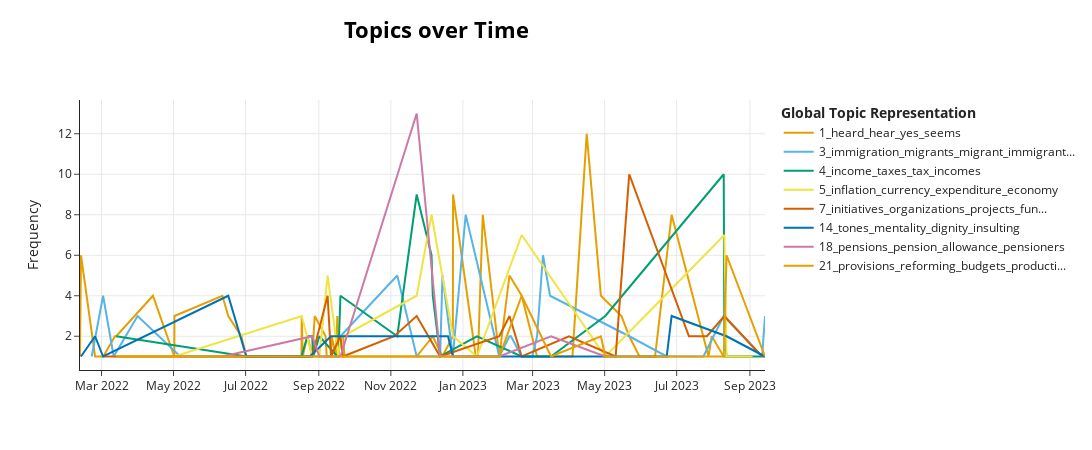

Here is the notebook cell this chart was saved with:
### Markdown cell above
## Topics over time 

Make sure to use a limited number of unique timestamps (<100) as the c-TF-IDF representation will be calculated at each single unique timestamp. Having a large number of unique timestamps can take some time to be calculated. Moreover, there aren't many use-cased where you would like to see the difference in topic representations over more than 100 different timestamps.

### Code cell
topics_over_time = topic_model.topics_over_time(docs, timestamps)
intertopic_fig = topic_model.visualize_topics_over_time(topics_over_time=topics_over_time, topics=topics)
intertopic_fig.write_html(processed_dir + 'html/topics-over-time.html')
intertopic_fig

### Figure 1 — Plotly figure (JSON) as saved in the notebook; plotly's stock layout.template omitted (floating-point values rounded to 4 significant figures)
{"data": [{"hoverinfo": "text", "hovertext": ["<b>Topic 1</b><br>Words: why, curious, so, but, isn", "<b>Topic 1</b><br>Words: this, but, okay, and, based", "<b>Topic 1</b><br>Words: no, anything, everything, yes, ask", "<b>Topic 1</b><br>Words: clear, see, okay, so, know", "<b>Topic 1</b><br>Words: why, now, think, thinks, worse", "<b>Topic 1</b><br>Words: surreal, absolutely, seems, yes, no", "<b>Topic 1</b><br>Words: absolutely, yes, no, desirable, anyway", "<b>Topic 1</b><br>Words: professionalism, say, for, rightly, personal", "<b>Topic 1</b><br>Words: wait, yes, so, no, rightly", "<b>Topic 1</b><br>Words: rightly, not, so, definitely, say", "<b>Topic 1</b><br>Words: enough, gentlemen, so, more, fine", "<b>Topic 1</b><br>Words: curious, talking, talk, enough, about", "<b>Topic 1</b><br>Words: need, desirable, everything, enough, ask", "<b>Topic 1</b><br>Words: the, other, one, multi, more", "<b>Topic 1</b><br>Words: nowadays, say, says, everyone, now", "<b>Topic 1</b><br>Words: enough, and, about, exact, question", "<b>Topic 1</b><br>Words: end, must, goodbye, enough, least", "<b>Topic 1</b><br>Words: how, but, enough, so, more", "<b>Topic 1</b><br>Words: better, now, rightly, worse, eh", "<b>Topic 1</b><br>Words: as, so, ah, otherwise, but", "<b>Topic 1</b><br>Words: more, eh, maybe, enough, better", "<b>Topic 1</b><br>Words: bothers, shameful, curious, interests, find", "<b>Topic 1</b><br>Words: better, right, definitely, okay, your", "<b>Topic 1</b><br>Words: first, your, hello, little, okay", "<b>Topic 1</b><br>Words: not, why, otherwise, probably, rightly", "<b>Topic 1</b><br>Words: seems, know, this, isn, so", "<b>Topic 1</b><br>Words: already, well, rightly, hello, nice", "<b>Topic 1</b><br>Words: not, isn, otherwise, so, is", "<b>Topic 1</b><br>Words: exactly, but, not, so, no", "<b>Topic 1</b><br>Words: enough, but, more, not, otherwise", "<b>Topic 1</b><br>Words: better, too, millionaire, worse, jets", "<b>Topic 1</b><br>Words: good, okay, fine, nice, don", "<b>Topic 1</b><br>Words: hello, sir, hi, ah, gentlemen", "<b>Topic 1</b><br>Words: okay, fine, so, please, anyway", "<b>Topic 1</b><br>Words: yes, absolutely, rightly, definitely, question", "<b>Topic 1</b><br>Words: isn, can, probably, absolutely, definitely", "<b>Topic 1</b><br>Words: probably, definitely, seems, absolutely, might", "<b>Topic 1</b><br>Words: completely, so, but, really, mainly", "<b>Topic 1</b><br>Words: mainly, heard, everything, hear, here", "<b>Topic 1</b><br>Words: absolutely, not, definitely, no, otherwise", "<b>Topic 1</b><br>Words: join, hi, me, hello, least", "<b>Topic 1</b><br>Words: yes, absolutely, definitely, no, rightly", "<b>Topic 1</b><br>Words: systematically, heard, hear, words, now", "<b>Topic 1</b><br>Words: no, yes, so, absolutely, isn", "<b>Topic 1</b><br>Words: exact, perfect, they, them, seems", "<b>Topic 1</b><br>Words: more, tell, many, telling, enough", "<b>Topic 1</b><br>Words: so, and, too, mainly, but", "<b>Topic 1</b><br>Words: why, result, point, what, question", "<b>Topic 1</b><br>Words: surreal, forgive, shameful, quite, goodbye", "<b>Topic 1</b><br>Words: so, ah, but, ve, eh", "<b>Topic 1</b><br>Words: probably, seems, definitely, absolutely, yes", "<b>Topic 1</b><br>Words: so, and, but, really, otherwise", "<b>Topic 1</b><br>Words: yes, hi, um, hello, no", "<b>Topic 1</b><br>Words: quite, anyway, isn, are, fine", "<b>Topic 1</b><br>Words: about, what, question, so, no", "<b>Topic 1</b><br>Words: prefered, look, desirable, want, eh", "<b>Topic 1</b><br>Words: more, enough, times, many, too", "<b>Topic 1</b><br>Words: goodbye, yes, hello, rightly, absolutely", "<b>Topic 1</b><br>Words: hurray, sir, hi, gentlemen, ah", "<b>Topic 1</b><br>Words: sorry, worry, knows, have, don", "<b>Topic 1</b><br>Words: there, here, look, more, wait", "<b>Topic 1</b><br>Words: look, much, ask, that, there", "<b>Topic 1</b><br>Words: must, said, say, too, this", "<b>Topic 1</b><br>Words: say, and, it, but, rightly", "<b>Topic 1</b><br>Words: mean, probably, ask, question, seems"], "marker": {"color": "#E69F00"}, "mode": "lines", "name": "1_heard_hear_yes_seems", "type": "scatter", "x": ["2022-02-10T19:07:13", "2022-02-11T14:53:48", "2022-02-23T13:18:25", "2022-03-02T12:15:45", "2022-03-12T08:40:33", "2022-03-13T10:51:43", "2022-04-13T13:24:26", "2022-05-01T15:59:33", "2022-05-01T18:13:49", "2022-06-11T08:15:36", "2022-06-16T07:45:05", "2022-06-27T09:06:31", "2022-07-01T15:02:08", "2022-07-04T16:46:40", "2022-08-17T07:37:47", "2022-08-17T13:04:55", "2022-08-18T08:25:07", "2022-08-22T07:07:41", "2022-08-22T13:32:55", "2022-08-26T09:42:38", "2022-08-27T07:48:11", "2022-08-28T13:15:50", "2022-09-06T17:15:51", "2022-09-07T16:58:57", "2022-09-08T10:35:19", "2022-09-11T08:07:25", "2022-09-11T22:54:29", "2022-09-15T10:27:08", "2022-09-16T16:59:27", "2022-09-17T13:22:40", "2022-09-19T07:16:10", "2022-09-21T14:40:56", "2022-09-22T17:59:59", "2022-09-23T20:11:41", "2022-10-22T08:24:39", "2022-11-02T13:37:47", "2022-11-03T20:58:11", "2022-11-22T20:52:09", "2022-12-06T12:12:07", "2022-12-14T16:55:46", "2022-12-23T11:40:32", "2022-12-23T15:53:10", "2023-01-11T21:45:57", "2023-01-13T17:19:55", "2023-01-17T19:44:01", "2023-01-31T20:04:40", "2023-02-09T10:44:06", "2023-02-19T18:32:15", "2023-03-04T19:29:39", "2023-03-15T20:54:21", "2023-03-16T14:01:40", "2023-04-03T18:17:10", "2023-04-15T20:13:16", "2023-04-27T19:59:27", "2023-05-15T06:23:25", "2023-05-21T20:01:47", "2023-05-30T12:56:53", "2023-06-12T10:09:33", "2023-06-12T16:23:48", "2023-06-26T17:49:06", "2023-07-27T22:44:53", "2023-07-30T16:24:12", "2023-08-09T20:02:33", "2023-08-12T06:05:11", "2023-09-03T07:28:10"], "y": [1, 6, 1, 1, 2, 2, 4, 1, 3, 4, 3, 2, 1, 1, 1, 3, 1, 2, 2, 1, 2, 3, 2, 1, 1, 1, 2, 1, 3, 1, 2, 2, 1, 1, 1, 1, 1, 1, 2, 1, 2, 9, 1, 1, 8, 1, 5, 4, 1, 1, 1, 1, 12, 4, 3, 2, 1, 1, 1, 8, 1, 2, 1, 1, 1]}, {"hoverinfo": "text", "hovertext": ["<b>Topic 3</b><br>Words: ferry, unvaccinated, sardinia, refugees, migrants", "<b>Topic 3</b><br>Words: refugees, refugee, migrants, immigrants, immigration", "<b>Topic 3</b><br>Words: import, virus, chinese, green, china", "<b>Topic 3</b><br>Words: immigrants, crimes, mafia, migrants, refugees", "<b>Topic 3</b><br>Words: bolkestein, sea, barricades, concessions, boats", "<b>Topic 3</b><br>Words: risk, dangerous, prevent, crime, protection", "<b>Topic 3</b><br>Words: fear, occupations, immigrants, immigration, risk", "<b>Topic 3</b><br>Words: citizenship, migrants, immigration, immigrants, income", "<b>Topic 3</b><br>Words: prisoners, immigrants, refugees, jobs, immigration", "<b>Topic 3</b><br>Words: citizenship, migrants, citizen, income, immigrants", "<b>Topic 3</b><br>Words: raves, regulations, illegally, traffickers, illegal", "<b>Topic 3</b><br>Words: citizenship, hire, immigrants, income, immigration", "<b>Topic 3</b><br>Words: immigrants, immigration, migrants, refugees, flow", "<b>Topic 3</b><br>Words: regulations, culture, migrants, resources, trafficking", "<b>Topic 3</b><br>Words: immigration, trafficking, immigrants, migrants, smugglers", "<b>Topic 3</b><br>Words: borders, immigration, migrants, immigrants, trafficking", "<b>Topic 3</b><br>Words: ships, vessel, ship, boat, migrants", "<b>Topic 3</b><br>Words: borders, traffickers, smugglers, migrants, defend", "<b>Topic 3</b><br>Words: sovereignty, immigration, immigrants, migrants, borders", "<b>Topic 3</b><br>Words: migrants, immigration, immigrants, migration, refugees", "<b>Topic 3</b><br>Words: transferable, migration, compensable, migrate, trafficking", "<b>Topic 3</b><br>Words: housing, families, bridge, refugees, home", "<b>Topic 3</b><br>Words: ngos, refugees, migrants, refugee, risk", "<b>Topic 3</b><br>Words: ngos, refugees, migrants, refugee, risk", "<b>Topic 3</b><br>Words: sinking, prevent, vessel, immigration, warned", "<b>Topic 3</b><br>Words: trafficking, traffickers, smugglers, migrants, immigration", "<b>Topic 3</b><br>Words: immigration, migrants, borders, trafficking, citizens", "<b>Topic 3</b><br>Words: moved, migrate, migration, refugee, refugees", "<b>Topic 3</b><br>Words: commitment, move, migrate, migration, refugees", "<b>Topic 3</b><br>Words: migration, migrate, immigration, migrants, dossier", "<b>Topic 3</b><br>Words: citizenship, migrants, immigrants, immigration, refugees", "<b>Topic 3</b><br>Words: migrants, immigration, migration, rome, immigrants", "<b>Topic 3</b><br>Words: relocations, relocated, migrants, migration, migrate"], "marker": {"color": "#56B4E9"}, "mode": "lines", "name": "3_immigration_migrants_migrant_immigrant...", "type": "scatter", "x": ["2022-02-20T17:31:35", "2022-03-02T08:21:13", "2022-03-11T08:13:53", "2022-03-31T13:27:11", "2022-05-06T17:00:19", "2022-06-16T07:45:05", "2022-08-29T08:53:05", "2022-09-01T11:00:10", "2022-09-17T13:22:40", "2022-09-19T07:16:10", "2022-11-06T09:54:18", "2022-11-22T20:52:09", "2022-12-06T12:12:07", "2022-12-12T17:40:37", "2022-12-14T16:55:46", "2022-12-23T11:40:32", "2023-01-03T08:30:45", "2023-01-31T20:04:40", "2023-02-09T10:44:06", "2023-02-10T16:55:28", "2023-02-19T18:32:15", "2023-02-20T15:33:02", "2023-02-27T20:12:23", "2023-02-28T17:17:52", "2023-03-04T19:29:39", "2023-03-09T19:13:12", "2023-03-15T18:22:50", "2023-05-21T20:01:47", "2023-06-22T13:26:10", "2023-07-23T14:28:34", "2023-08-09T20:02:33", "2023-09-11T09:02:24", "2023-09-13T18:57:03"], "y": [1, 4, 1, 3, 1, 1, 1, 1, 1, 2, 5, 1, 1, 1, 5, 1, 8, 1, 2, 2, 1, 1, 1, 1, 2, 6, 4, 2, 1, 1, 3, 1, 3]}, {"hoverinfo": "text", "hovertext": ["<b>Topic 4</b><br>Words: taxes, tax, compensating, income, burden", "<b>Topic 4</b><br>Words: citizenship, citizen, taxes, income, tax", "<b>Topic 4</b><br>Words: income, failure, incomes, taxes, tax", "<b>Topic 4</b><br>Words: tax, taxes, severance, income, pay", "<b>Topic 4</b><br>Words: income, taxes, families, tax, incomes", "<b>Topic 4</b><br>Words: income, percentage, percent, euros, incomes", "<b>Topic 4</b><br>Words: income, citizenship, citizen, incomes, taxes", "<b>Topic 4</b><br>Words: nail, polish, putting, recommends, cash", "<b>Topic 4</b><br>Words: transfer, credits, tax, taxes, revenue", "<b>Topic 4</b><br>Words: incomes, income, poverty, taxation, tax", "<b>Topic 4</b><br>Words: tax, taxes, revenue, pay, income", "<b>Topic 4</b><br>Words: tax, taxes, income, incomes, percent", "<b>Topic 4</b><br>Words: tax, taxes, revenue, cash, vat", "<b>Topic 4</b><br>Words: income, incomes, citizenship, salary, taxes", "<b>Topic 4</b><br>Words: incomes, income, limit, tax, taxes", "<b>Topic 4</b><br>Words: reimburses, tax, taxes, commuters, labor", "<b>Topic 4</b><br>Words: deduct, taxes, tax, percent, percentage", "<b>Topic 4</b><br>Words: taxation, wages, labor, effective, taxes", "<b>Topic 4</b><br>Words: income, tax, incomes, taxes, benefit", "<b>Topic 4</b><br>Words: income, citizenship, earners, citizen, employment", "<b>Topic 4</b><br>Words: tax, banking, taxes, margin, margins", "<b>Topic 4</b><br>Words: income, incomes, wages, eurostat, istat", "<b>Topic 4</b><br>Words: euros, income, incomes, salary, eurostat"], "marker": {"color": "#009E73"}, "mode": "lines", "name": "4_income_taxes_tax_incomes", "type": "scatter", "x": ["2022-03-13T10:51:43", "2022-07-01T15:02:08", "2022-08-17T07:37:47", "2022-08-22T07:07:41", "2022-08-26T09:42:38", "2022-08-27T05:31:16", "2022-09-01T11:00:10", "2022-09-16T16:59:27", "2022-09-17T13:22:40", "2022-09-19T07:16:10", "2022-11-06T09:54:18", "2022-11-22T20:52:09", "2022-12-05T10:17:50", "2022-12-06T12:12:07", "2022-12-12T17:40:37", "2023-01-12T21:15:08", "2023-02-19T18:32:15", "2023-03-16T14:01:40", "2023-05-01T13:52:39", "2023-08-09T20:02:33", "2023-08-10T09:22:06", "2023-08-12T06:05:11", "2023-09-13T18:57:03"], "y": [2, 1, 1, 2, 2, 1, 2, 1, 1, 4, 2, 9, 6, 4, 1, 2, 1, 1, 3, 10, 2, 1, 1]}, {"hoverinfo": "text", "hovertext": ["<b>Topic 5</b><br>Words: economic, expenditure, currency, inflation, economy", "<b>Topic 5</b><br>Words: coupons, shirt, dark, eh, inflation", "<b>Topic 5</b><br>Words: inflation, economic, economy, supermarkets, currency", "<b>Topic 5</b><br>Words: amounts, low, increase, increases, high", "<b>Topic 5</b><br>Words: filling, amounts, bubble, expenditure, thousand", "<b>Topic 5</b><br>Words: poorer, richer, money, twenty, old", "<b>Topic 5</b><br>Words: inflation, bills, revenues, economy, profits", "<b>Topic 5</b><br>Words: fund, frauds, costs, inflation, provision", "<b>Topic 5</b><br>Words: currency, spend, cash, money, spent", "<b>Topic 5</b><br>Words: economic, inflation, economy, costs, expenditure", "<b>Topic 5</b><br>Words: expenditure, budget, inflation, currency, euros", "<b>Topic 5</b><br>Words: cash, bank, financial, loan, illegally", "<b>Topic 5</b><br>Words: owes, worth, cash, money, currency", "<b>Topic 5</b><br>Words: inflation, opposition, economy, disadvantages, currency", "<b>Topic 5</b><br>Words: spending, financial, reimburses, currency, bank", "<b>Topic 5</b><br>Words: inflation, galloping, currency, economy, inevitable", "<b>Topic 5</b><br>Words: inflation, mortgages, borrowing, lending, loans", "<b>Topic 5</b><br>Words: pirate, fraudulent, frauds, contracts, revenues", "<b>Topic 5</b><br>Words: transfers, reimburse, office, pensions, pay"], "marker": {"color": "#F0E442"}, "mode": "lines", "name": "5_inflation_currency_expenditure_economy", "type": "scatter", "x": ["2022-03-11T08:13:53", "2022-05-01T15:59:33", "2022-08-17T13:04:55", "2022-08-26T09:42:38", "2022-08-27T07:48:11", "2022-09-01T11:00:10", "2022-09-08T10:35:19", "2022-09-17T13:22:40", "2022-09-19T07:16:10", "2022-09-21T08:56:37", "2022-11-22T20:52:09", "2022-12-05T10:17:50", "2022-12-23T15:53:10", "2023-01-12T21:15:08", "2023-02-19T18:32:15", "2023-05-01T13:52:39", "2023-08-10T09:22:06", "2023-08-12T06:05:11", "2023-09-03T07:28:10"], "y": [1, 1, 3, 1, 1, 1, 5, 1, 2, 2, 4, 8, 2, 1, 7, 1, 7, 1, 1]}, {"hoverinfo": "text", "hovertext": ["<b>Topic 7</b><br>Words: nations, aid, assistance, charity, saharan", "<b>Topic 7</b><br>Words: policies, resources, remuneration, interventions, initiatives", "<b>Topic 7</b><br>Words: farmers, agricultural, remuneration, protect, contracts", "<b>Topic 7</b><br>Words: billion, billions, million, resources, six", "<b>Topic 7</b><br>Words: fund, funds, economic, initiatives, finance", "<b>Topic 7</b><br>Words: charity, initiatives, world, organizations, aid", "<b>Topic 7</b><br>Words: fund, funds, economic, aid, resources", "<b>Topic 7</b><br>Words: beneficiaries, charity, fund, funds, usury", "<b>Topic 7</b><br>Words: plans, initiatives, projects, priorities, resources", "<b>Topic 7</b><br>Words: resources, priorities, initiatives, concerns, remuneration", "<b>Topic 7</b><br>Words: resources, contents, things, funds, allocated", "<b>Topic 7</b><br>Words: benefits, initiatives, services, support, interventions", "<b>Topic 7</b><br>Words: competitiveness, production, supply, businesses, initiatives", "<b>Topic 7</b><br>Words: organizations, associations, initiatives, remuneration, companies", "<b>Topic 7</b><br>Words: healthcare, medical, remuneration, interventions, aid", "<b>Topic 7</b><br>Words: industrial, strategy, policy, initiatives, competitiveness", "<b>Topic 7</b><br>Words: funds, fund, allocate, resources, allocates", "<b>Topic 7</b><br>Words: initiatives, organizations, funds, fund, interventions", "<b>Topic 7</b><br>Words: initiatives, development, infrastructure, partnership, projects", "<b>Topic 7</b><br>Words: initiatives, interventions, government, regions, aid", "<b>Topic 7</b><br>Words: resources, mortgages, mortgage, finance, funds", "<b>Topic 7</b><br>Words: corridor, economic, rail, interconnected, initiatives"], "marker": {"color": "#D55E00"}, "mode": "lines", "name": "7_initiatives_organizations_projects_fun...", "type": "scatter", "x": ["2022-03-02T08:21:13", "2022-08-17T07:37:47", "2022-08-20T08:08:08", "2022-08-26T09:42:38", "2022-09-08T10:35:19", "2022-09-11T08:07:25", "2022-09-19T07:16:10", "2022-09-21T08:56:37", "2022-11-03T20:58:11", "2022-11-22T20:52:09", "2022-12-12T17:40:37", "2023-01-31T20:04:40", "2023-02-09T10:44:06", "2023-02-19T18:32:15", "2023-03-31T18:56:58", "2023-05-10T08:18:03", "2023-05-21T20:01:47", "2023-07-11T09:27:53", "2023-07-23T14:28:34", "2023-07-26T14:27:42", "2023-08-10T09:22:06", "2023-09-11T09:02:24"], "y": [1, 1, 1, 1, 4, 1, 2, 1, 2, 3, 1, 2, 3, 1, 2, 1, 10, 2, 2, 2, 3, 1]}, {"hoverinfo": "text", "hovertext": ["<b>Topic 14</b><br>Words: respect, them, look, interest, their", "<b>Topic 14</b><br>Words: sympathy, pro, insulting, trump, uncritical", "<b>Topic 14</b><br>Words: honesty, rooms, intellectual, room, mentality", "<b>Topic 14</b><br>Words: tones, insulting, talking, angry, uncritical", "<b>Topic 14</b><br>Words: insulting, mystifying, day, me, my", "<b>Topic 14</b><br>Words: dignity, talk, harm, them, insulting", "<b>Topic 14</b><br>Words: indifference, rooms, mentality, room, radical", "<b>Topic 14</b><br>Words: thinks, saying, unpopular, mentality, speaking", "<b>Topic 14</b><br>Words: ears, mentality, intellectual, interlocution, emotion", "<b>Topic 14</b><br>Words: offend, insulting, culture, angry, harm", "<b>Topic 14</b><br>Words: emotion, missing, mentality, sympathy, angry", "<b>Topic 14</b><br>Words: respond, okay, offend, speaking, insulting", "<b>Topic 14</b><br>Words: speaking, thinks, prevent, think, mentality", "<b>Topic 14</b><br>Words: breathless, courage, met, dignity, women", "<b>Topic 14</b><br>Words: respect, them, rooms, their, these", "<b>Topic 14</b><br>Words: attention, emotion, respect, mentality, sign", "<b>Topic 14</b><br>Words: mentality, answers, emotion, intellectual, respond"], "marker": {"color": "#0072B2"}, "mode": "lines", "name": "14_tones_mentality_dignity_insulting", "type": "scatter", "x": ["2022-02-11T14:53:48", "2022-02-23T13:18:25", "2022-03-02T08:21:13", "2022-06-16T07:45:05", "2022-07-01T15:02:08", "2022-08-22T13:32:55", "2022-08-24T08:54:47", "2022-09-11T08:07:25", "2022-11-03T20:58:11", "2022-12-19T09:03:15", "2022-12-23T15:53:10", "2023-01-11T18:59:22", "2023-06-06T17:59:21", "2023-06-22T13:26:10", "2023-06-26T17:49:06", "2023-08-12T06:05:11", "2023-09-13T18:57:03"], "y": [1, 2, 1, 4, 1, 1, 1, 2, 2, 2, 1, 1, 1, 1, 3, 2, 1]}, {"hoverinfo": "text", "hovertext": ["<b>Topic 18</b><br>Words: pensions, disability, pension, pensioners, euros", "<b>Topic 18</b><br>Words: allowance, pensions, families, tax, pension", "<b>Topic 18</b><br>Words: pension, pensions, pensioners, disability, euros", "<b>Topic 18</b><br>Words: pensioners, pensions, pension, sixty, income", "<b>Topic 18</b><br>Words: allowance, pensions, pension, compulsory, vouchers", "<b>Topic 18</b><br>Words: eighteen, apps, age, income, vouchers", "<b>Topic 18</b><br>Words: pensions, pension, pensioners, euros, minimum", "<b>Topic 18</b><br>Words: vat, allowance, parental, childhood, vouchers", "<b>Topic 18</b><br>Words: parental, allowance, pensions, leave, pension", "<b>Topic 18</b><br>Words: incomes, increases, euros, increase, pensions"], "marker": {"color": "#CC79A7"}, "mode": "lines", "name": "18_pensions_pension_allowance_pensioners", "type": "scatter", "x": ["2022-06-11T08:15:36", "2022-08-26T09:42:38", "2022-09-01T11:00:10", "2022-09-19T07:16:10", "2022-11-22T20:52:09", "2022-12-12T17:40:37", "2023-01-12T21:15:08", "2023-01-31T20:04:40", "2023-03-16T14:01:40", "2023-05-01T13:52:39"], "y": [1, 2, 1, 1, 13, 1, 1, 1, 2, 1]}, {"hoverinfo": "text", "hovertext": ["<b>Topic 21</b><br>Words: taxes, register, tax, land, houses", "<b>Topic 21</b><br>Words: summer, proposal, budgets, budget, provisions", "<b>Topic 21</b><br>Words: labor, productivity, budgets, deducting, bonuses", "<b>Topic 21</b><br>Words: proposal, budgets, budget, provisions, implement", "<b>Topic 21</b><br>Words: eliminate, reduction, contribution, we, disposal", "<b>Topic 21</b><br>Words: taxation, fiscal, mortgages, housing, tax", "<b>Topic 21</b><br>Words: budgets, budget, public, fund, constitutionally", "<b>Topic 21</b><br>Words: interventions, provisions, benefited, reforming, tax", "<b>Topic 21</b><br>Words: budgets, provisions, budget, government, law", "<b>Topic 21</b><br>Words: bonuses, provisions, wedge, percentage, percentages", "<b>Topic 21</b><br>Words: bolt, blue, budgets, budget, government", "<b>Topic 21</b><br>Words: budgets, budget, proposed, proposal, provisions", "<b>Topic 21</b><br>Words: paychecks, fund, bonuses, benefited, productivity"], "marker": {"color": "#E69F00"}, "mode": "lines", "name": "21_provisions_reforming_budgets_producti...", "type": "scatter", "x": ["2022-03-13T10:51:43", "2022-04-13T13:24:26", "2022-08-22T07:07:41", "2022-08-26T09:42:38", "2022-11-22T20:52:09", "2023-01-31T20:04:40", "2023-02-19T18:32:15", "2023-03-16T14:01:40", "2023-04-27T19:59:27", "2023-05-01T13:52:39", "2023-08-09T20:02:33", "2023-08-12T06:05:11", "2023-09-13T18:57:03"], "y": [1, 1, 1, 1, 1, 1, 4, 1, 2, 1, 1, 6, 1]}], "layout": {"height": 450, "hoverlabel": {"bgcolor": "white", "font": {"family": "Rockwell", "size": 16}}, "legend": {"title": {"text": "<b>Global Topic Representation"}}, "title": {"font": {"color": "Black", "size": 22}, "text": "<b>Topics over Time</b>", "x": 0.4, "xanchor": "center", "y": 0.95, "yanchor": "top"}, "width": 1250, "xaxis": {"showgrid": true}, "yaxis": {"showgrid": true, "title": {"text": "Frequency"}}}}
